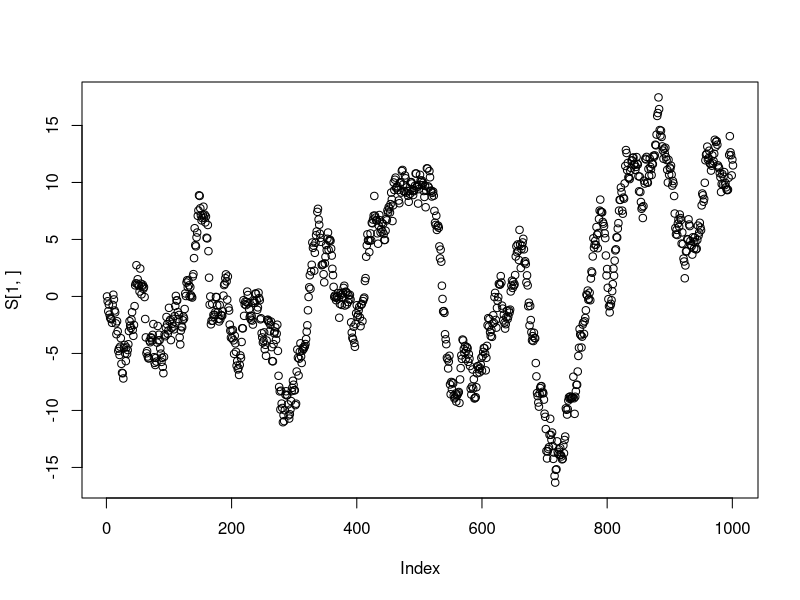
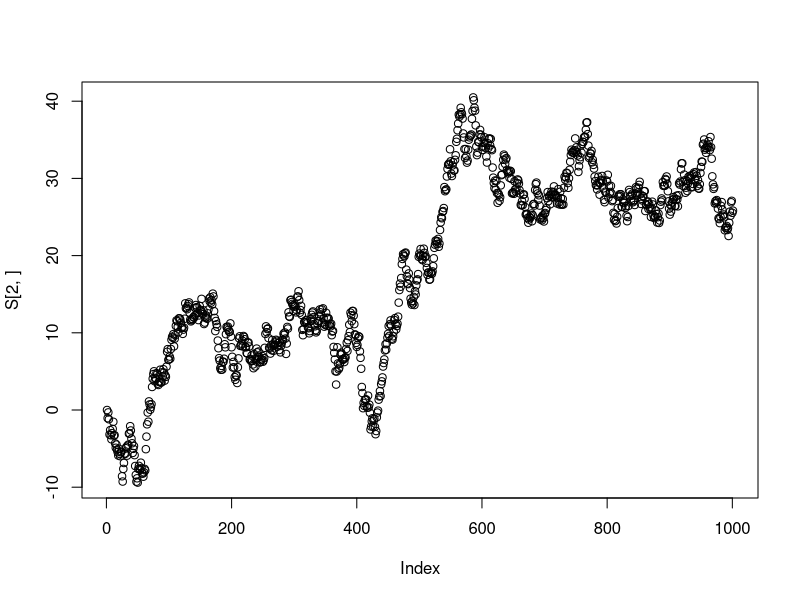
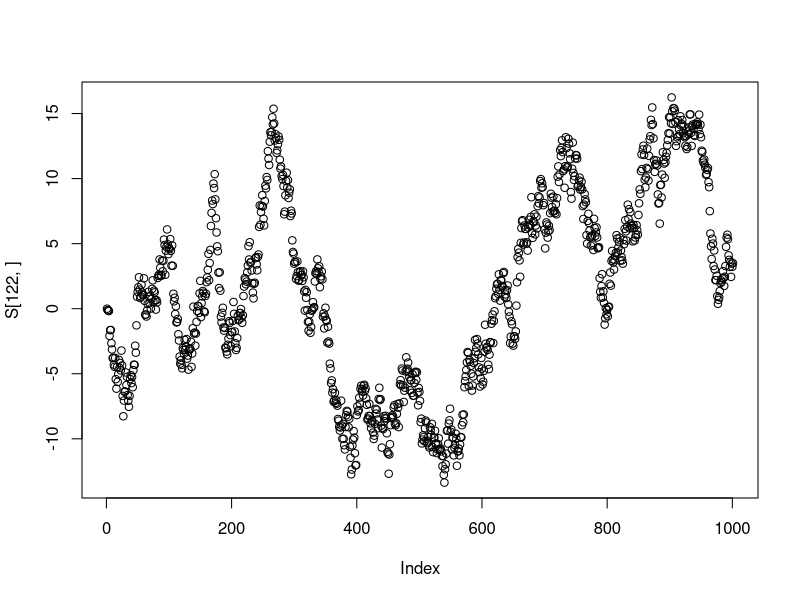
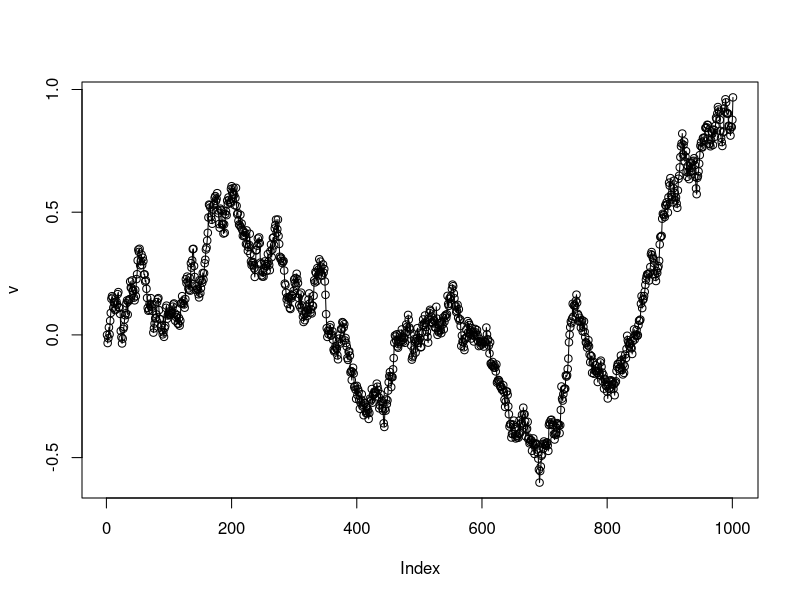
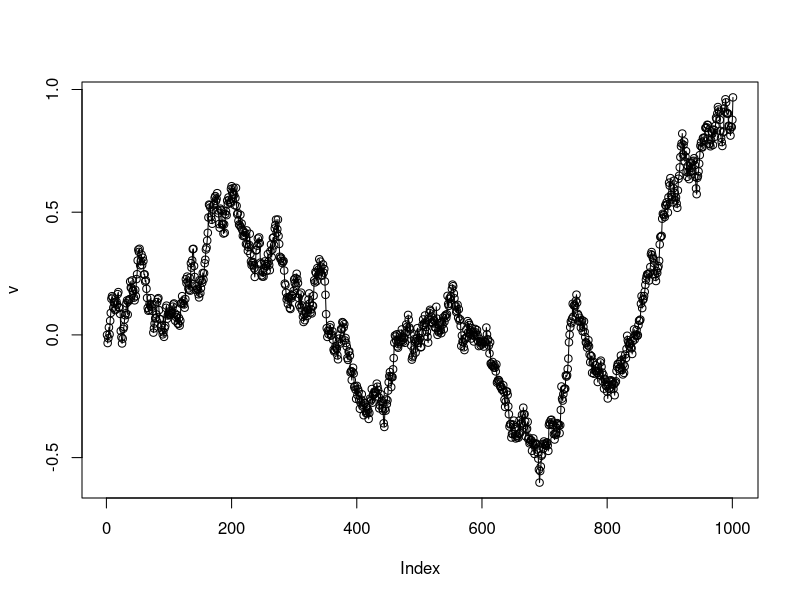

Recreate these plots in R, in order.
#Markov Chain
# https://www.cs.princeton.edu/courses/archive/fall13/cos521/lecnotes/lec12.pdf
# quick definition: http://mathworld.wolfram.com/MarkovChain.html
# https://www.dartmouth.edu/~chance/teaching_aids/books_articles/probability_book/Chapter11.pdf


# set.seed(10204)

ncols <- 10^3 +1
nrows <- 10^3
S <- matrix(nrow = nrows, ncol = ncols)
# vector(mode = "numeric", length = n+1) #inital state
S[,1] <- 0
for(j in 1:nrows){

	for(i in 1:(ncols -1 )){
		S[j, i+1] <-  rnorm(1, mean = S[j, i], sd = 1)
	}
}

plot(S[1,])
plot(S[2,])
plot(S[122,])

v <- colMeans(S)
plot(v)
fit <-  loess(v ~ c(1:(length(v))), family = "gaussian", method = "loess")
lines(fit)

plot(v)
fit2 <-  loess(v ~ c(1:(length(v))), family = "symmetric", method = "loess")
lines(fit2)
